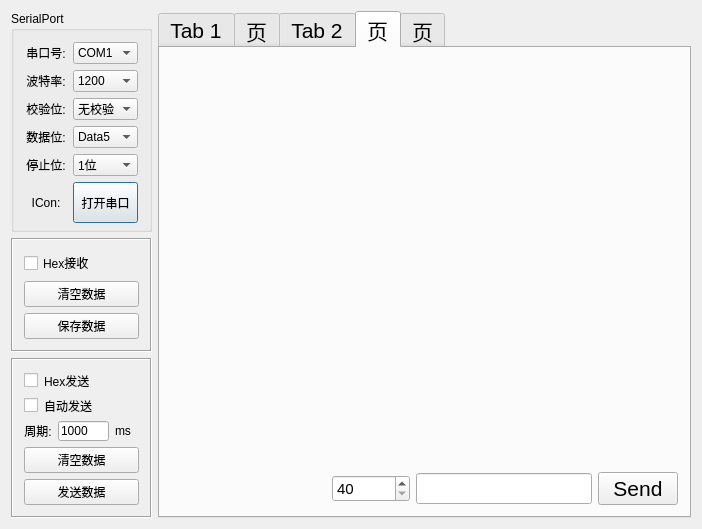
<?xml version="1.0" encoding="UTF-8"?>
<ui version="4.0">
 <class>MyWidget</class>
 <widget class="QWidget" name="MyWidget">
  <property name="geometry">
   <rect>
    <x>0</x>
    <y>0</y>
    <width>702</width>
    <height>473</height>
   </rect>
  </property>
  <property name="windowTitle">
   <string>MyWidget</string>
  </property>
  <property name="inputMethodHints">
   <set>Qt::ImhNone</set>
  </property>
  <layout class="QGridLayout" name="gridLayout_7">
   <item row="1" column="0">
    <spacer name="verticalSpacer">
     <property name="orientation">
      <enum>Qt::Vertical</enum>
     </property>
     <property name="sizeHint" stdset="0">
      <size>
       <width>20</width>
       <height>40</height>
      </size>
     </property>
    </spacer>
   </item>
   <item row="0" column="0">
    <widget class="QGroupBox" name="SerialPort">
     <property name="minimumSize">
      <size>
       <width>141</width>
       <height>0</height>
      </size>
     </property>
     <property name="maximumSize">
      <size>
       <width>141</width>
       <height>221</height>
      </size>
     </property>
     <property name="title">
      <string>SerialPort</string>
     </property>
     <layout class="QGridLayout" name="gridLayout_3">
      <item row="2" column="1">
       <widget class="QComboBox" name="comboBox_parity">
        <item>
         <property name="text">
          <string>无校验</string>
         </property>
        </item>
        <item>
         <property name="text">
          <string>奇校验</string>
         </property>
        </item>
        <item>
         <property name="text">
          <string>偶校验</string>
         </property>
        </item>
        <item>
         <property name="text">
          <string>1校验</string>
         </property>
        </item>
        <item>
         <property name="text">
          <string>0校验</string>
         </property>
        </item>
       </widget>
      </item>
      <item row="3" column="1">
       <widget class="QComboBox" name="comboBox_databit">
        <item>
         <property name="text">
          <string>Data5</string>
         </property>
        </item>
        <item>
         <property name="text">
          <string>Data6</string>
         </property>
        </item>
        <item>
         <property name="text">
          <string>Data7</string>
         </property>
        </item>
        <item>
         <property name="text">
          <string>Data8</string>
         </property>
        </item>
       </widget>
      </item>
      <item row="5" column="1">
       <widget class="QPushButton" name="pushButton_switch">
        <property name="minimumSize">
         <size>
          <width>0</width>
          <height>41</height>
         </size>
        </property>
        <property name="text">
         <string>打开串口</string>
        </property>
        <property name="autoDefault">
         <bool>false</bool>
        </property>
        <property name="default">
         <bool>true</bool>
        </property>
        <property name="flat">
         <bool>false</bool>
        </property>
       </widget>
      </item>
      <item row="4" column="1">
       <widget class="QComboBox" name="comboBox_stopbit">
        <item>
         <property name="text">
          <string>1位</string>
         </property>
        </item>
        <item>
         <property name="text">
          <string>1.5位</string>
         </property>
        </item>
        <item>
         <property name="text">
          <string>2位</string>
         </property>
        </item>
       </widget>
      </item>
      <item row="1" column="1">
       <widget class="QComboBox" name="comboBox_baud">
        <item>
         <property name="text">
          <string>1200</string>
         </property>
        </item>
        <item>
         <property name="text">
          <string>2400</string>
         </property>
        </item>
        <item>
         <property name="text">
          <string>4800</string>
         </property>
        </item>
        <item>
         <property name="text">
          <string>9600</string>
         </property>
        </item>
        <item>
         <property name="text">
          <string>19200</string>
         </property>
        </item>
       </widget>
      </item>
      <item row="2" column="0">
       <widget class="QLabel" name="label_parity">
        <property name="text">
         <string>校验位:</string>
        </property>
        <property name="alignment">
         <set>Qt::AlignCenter</set>
        </property>
       </widget>
      </item>
      <item row="5" column="0">
       <widget class="IconButton" name="label_switchicon">
        <property name="minimumSize">
         <size>
          <width>42</width>
          <height>41</height>
         </size>
        </property>
        <property name="maximumSize">
         <size>
          <width>42</width>
          <height>41</height>
         </size>
        </property>
        <property name="text">
         <string>ICon:</string>
        </property>
        <property name="alignment">
         <set>Qt::AlignCenter</set>
        </property>
       </widget>
      </item>
      <item row="3" column="0">
       <widget class="QLabel" name="label_databit">
        <property name="text">
         <string>数据位:</string>
        </property>
        <property name="alignment">
         <set>Qt::AlignCenter</set>
        </property>
       </widget>
      </item>
      <item row="4" column="0">
       <widget class="QLabel" name="label_stopbit">
        <property name="text">
         <string>停止位:</string>
        </property>
        <property name="alignment">
         <set>Qt::AlignCenter</set>
        </property>
       </widget>
      </item>
      <item row="0" column="1">
       <widget class="QComboBox" name="comboBox_com">
        <item>
         <property name="text">
          <string>COM1</string>
         </property>
        </item>
        <item>
         <property name="text">
          <string>COM2</string>
         </property>
        </item>
        <item>
         <property name="text">
          <string>COM3</string>
         </property>
        </item>
        <item>
         <property name="text">
          <string>COM4</string>
         </property>
        </item>
       </widget>
      </item>
      <item row="1" column="0">
       <widget class="QLabel" name="label_baund">
        <property name="text">
         <string>波特率:</string>
        </property>
        <property name="alignment">
         <set>Qt::AlignCenter</set>
        </property>
       </widget>
      </item>
      <item row="0" column="0">
       <widget class="QLabel" name="label_com">
        <property name="text">
         <string>串口号:</string>
        </property>
        <property name="alignment">
         <set>Qt::AlignCenter</set>
        </property>
       </widget>
      </item>
     </layout>
    </widget>
   </item>
   <item row="3" column="0">
    <widget class="QFrame" name="frame_send">
     <property name="maximumSize">
      <size>
       <width>141</width>
       <height>16777215</height>
      </size>
     </property>
     <property name="mouseTracking">
      <bool>false</bool>
     </property>
     <property name="focusPolicy">
      <enum>Qt::NoFocus</enum>
     </property>
     <property name="autoFillBackground">
      <bool>false</bool>
     </property>
     <property name="styleSheet">
      <string notr="true">border-color: rgb(85, 255, 0);</string>
     </property>
     <property name="frameShape">
      <enum>QFrame::Box</enum>
     </property>
     <property name="frameShadow">
      <enum>QFrame::Sunken</enum>
     </property>
     <layout class="QGridLayout" name="gridLayout_4">
      <item row="2" column="0">
       <widget class="QLabel" name="label_autosendtime">
        <property name="text">
         <string>周期:</string>
        </property>
        <property name="alignment">
         <set>Qt::AlignCenter</set>
        </property>
       </widget>
      </item>
      <item row="2" column="1">
       <widget class="QLineEdit" name="lineEdit_autosendtime">
        <property name="minimumSize">
         <size>
          <width>51</width>
          <height>20</height>
         </size>
        </property>
        <property name="maximumSize">
         <size>
          <width>0</width>
          <height>20</height>
         </size>
        </property>
        <property name="inputMethodHints">
         <set>Qt::ImhNone</set>
        </property>
        <property name="text">
         <string>1000</string>
        </property>
        <property name="maxLength">
         <number>4</number>
        </property>
        <property name="echoMode">
         <enum>QLineEdit::Normal</enum>
        </property>
        <property name="cursorPosition">
         <number>4</number>
        </property>
       </widget>
      </item>
      <item row="1" column="0" colspan="2">
       <widget class="QCheckBox" name="checkBox_autosend">
        <property name="text">
         <string>自动发送</string>
        </property>
       </widget>
      </item>
      <item row="2" column="2">
       <widget class="QLabel" name="label_ms">
        <property name="text">
         <string>ms</string>
        </property>
       </widget>
      </item>
      <item row="3" column="0" colspan="3">
       <widget class="QPushButton" name="pushButton_clearsenddata">
        <property name="text">
         <string>清空数据</string>
        </property>
       </widget>
      </item>
      <item row="4" column="0" colspan="3">
       <widget class="QPushButton" name="pushButton_sendonce">
        <property name="text">
         <string>发送数据</string>
        </property>
       </widget>
      </item>
      <item row="0" column="0" colspan="2">
       <widget class="QCheckBox" name="checkBox_hexsend">
        <property name="text">
         <string>Hex发送</string>
        </property>
       </widget>
      </item>
     </layout>
    </widget>
   </item>
   <item row="2" column="0">
    <widget class="QFrame" name="frame_received">
     <property name="minimumSize">
      <size>
       <width>141</width>
       <height>0</height>
      </size>
     </property>
     <property name="maximumSize">
      <size>
       <width>141</width>
       <height>16777215</height>
      </size>
     </property>
     <property name="frameShape">
      <enum>QFrame::Box</enum>
     </property>
     <property name="frameShadow">
      <enum>QFrame::Sunken</enum>
     </property>
     <layout class="QGridLayout" name="gridLayout_5">
      <item row="2" column="0">
       <widget class="QPushButton" name="pushButton_savereceivedata">
        <property name="text">
         <string>保存数据</string>
        </property>
       </widget>
      </item>
      <item row="1" column="0">
       <widget class="QPushButton" name="pushButton_clearreceivedata">
        <property name="text">
         <string>清空数据</string>
        </property>
        <property name="checkable">
         <bool>false</bool>
        </property>
       </widget>
      </item>
      <item row="0" column="0">
       <widget class="QCheckBox" name="checkBox_hexreceive">
        <property name="text">
         <string>Hex接收</string>
        </property>
       </widget>
      </item>
     </layout>
    </widget>
   </item>
   <item row="0" column="1" rowspan="4">
    <widget class="QTabWidget" name="tabWidget">
     <property name="enabled">
      <bool>true</bool>
     </property>
     <property name="font">
      <font>
       <pointsize>16</pointsize>
      </font>
     </property>
     <property name="focusPolicy">
      <enum>Qt::WheelFocus</enum>
     </property>
     <property name="currentIndex">
      <number>3</number>
     </property>
     <widget class="QWidget" name="tab">
      <attribute name="title">
       <string>Tab 1</string>
      </attribute>
      <layout class="QGridLayout" name="gridLayout_8">
       <item row="2" column="0">
        <spacer name="horizontalSpacer">
         <property name="orientation">
          <enum>Qt::Horizontal</enum>
         </property>
         <property name="sizeHint" stdset="0">
          <size>
           <width>40</width>
           <height>20</height>
          </size>
         </property>
        </spacer>
       </item>
       <item row="2" column="4">
        <widget class="QLineEdit" name="lineEdit_TX">
         <property name="minimumSize">
          <size>
           <width>51</width>
           <height>20</height>
          </size>
         </property>
         <property name="maximumSize">
          <size>
           <width>0</width>
           <height>20</height>
          </size>
         </property>
         <property name="font">
          <font>
           <pointsize>12</pointsize>
          </font>
         </property>
         <property name="inputMethodHints">
          <set>Qt::ImhNone</set>
         </property>
         <property name="text">
          <string>0</string>
         </property>
         <property name="maxLength">
          <number>9</number>
         </property>
         <property name="echoMode">
          <enum>QLineEdit::Normal</enum>
         </property>
         <property name="cursorPosition">
          <number>1</number>
         </property>
         <property name="alignment">
          <set>Qt::AlignCenter</set>
         </property>
         <property name="readOnly">
          <bool>true</bool>
         </property>
        </widget>
       </item>
       <item row="2" column="1">
        <widget class="QLabel" name="labelRX">
         <property name="font">
          <font>
           <pointsize>12</pointsize>
          </font>
         </property>
         <property name="text">
          <string>RX:</string>
         </property>
        </widget>
       </item>
       <item row="2" column="2">
        <widget class="QLineEdit" name="lineEditRX">
         <property name="minimumSize">
          <size>
           <width>51</width>
           <height>20</height>
          </size>
         </property>
         <property name="maximumSize">
          <size>
           <width>0</width>
           <height>20</height>
          </size>
         </property>
         <property name="font">
          <font>
           <pointsize>12</pointsize>
          </font>
         </property>
         <property name="inputMethodHints">
          <set>Qt::ImhNone</set>
         </property>
         <property name="text">
          <string>0</string>
         </property>
         <property name="maxLength">
          <number>10</number>
         </property>
         <property name="frame">
          <bool>true</bool>
         </property>
         <property name="echoMode">
          <enum>QLineEdit::Normal</enum>
         </property>
         <property name="cursorPosition">
          <number>1</number>
         </property>
         <property name="alignment">
          <set>Qt::AlignCenter</set>
         </property>
         <property name="readOnly">
          <bool>true</bool>
         </property>
        </widget>
       </item>
       <item row="2" column="3">
        <widget class="QLabel" name="labelTX">
         <property name="font">
          <font>
           <pointsize>12</pointsize>
          </font>
         </property>
         <property name="text">
          <string>TX:</string>
         </property>
        </widget>
       </item>
       <item row="1" column="0" colspan="6">
        <widget class="QGroupBox" name="sendbuf">
         <property name="maximumSize">
          <size>
           <width>10000</width>
           <height>131</height>
          </size>
         </property>
         <property name="font">
          <font>
           <pointsize>11</pointsize>
           <weight>50</weight>
           <bold>false</bold>
          </font>
         </property>
         <property name="title">
          <string>Send Buf</string>
         </property>
         <layout class="QGridLayout" name="gridLayout_2">
          <item row="0" column="0" colspan="4">
           <widget class="QTextEdit" name="textEdit_senddata">
            <property name="frameShape">
             <enum>QFrame::WinPanel</enum>
            </property>
            <property name="verticalScrollBarPolicy">
             <enum>Qt::ScrollBarAlwaysOn</enum>
            </property>
           </widget>
          </item>
         </layout>
        </widget>
       </item>
       <item row="0" column="0" colspan="6">
        <widget class="QGroupBox" name="receivebuf">
         <property name="font">
          <font>
           <pointsize>11</pointsize>
           <weight>50</weight>
           <bold>false</bold>
          </font>
         </property>
         <property name="title">
          <string>Receive Buf</string>
         </property>
         <layout class="QGridLayout" name="gridLayout">
          <item row="0" column="0" colspan="2">
           <widget class="QPlainTextEdit" name="textEdit_printdata">
            <property name="focusPolicy">
             <enum>Qt::WheelFocus</enum>
            </property>
            <property name="frameShape">
             <enum>QFrame::WinPanel</enum>
            </property>
            <property name="frameShadow">
             <enum>QFrame::Sunken</enum>
            </property>
            <property name="verticalScrollBarPolicy">
             <enum>Qt::ScrollBarAlwaysOn</enum>
            </property>
           </widget>
          </item>
         </layout>
        </widget>
       </item>
       <item row="2" column="5">
        <widget class="QPushButton" name="pushButton_clear">
         <property name="maximumSize">
          <size>
           <width>50</width>
           <height>16777215</height>
          </size>
         </property>
         <property name="font">
          <font>
           <pointsize>11</pointsize>
          </font>
         </property>
         <property name="text">
          <string>clear</string>
         </property>
        </widget>
       </item>
      </layout>
     </widget>
     <widget class="QWidget" name="tab_5">
      <attribute name="title">
       <string>页</string>
      </attribute>
      <layout class="QVBoxLayout" name="verticalLayout">
       <item>
        <widget class="QFrame" name="frame_3">
         <property name="frameShape">
          <enum>QFrame::WinPanel</enum>
         </property>
         <property name="frameShadow">
          <enum>QFrame::Sunken</enum>
         </property>
         <property name="lineWidth">
          <number>2</number>
         </property>
         <layout class="QGridLayout" name="gridLayout_10">
          <item row="1" column="1">
           <widget class="QPushButton" name="pushButton_sendchat">
            <property name="minimumSize">
             <size>
              <width>0</width>
              <height>51</height>
             </size>
            </property>
            <property name="text">
             <string>Send</string>
            </property>
           </widget>
          </item>
          <item row="1" column="0">
           <widget class="QTextEdit" name="textEdit_chatsendbuf">
            <property name="maximumSize">
             <size>
              <width>16777215</width>
              <height>71</height>
             </size>
            </property>
           </widget>
          </item>
          <item row="0" column="0" colspan="2">
           <widget class="QTextEdit" name="textEdit_chatshow">
            <property name="html">
             <string>&lt;!DOCTYPE HTML PUBLIC &quot;-//W3C//DTD HTML 4.0//EN&quot; &quot;http://www.w3.org/TR/REC-html40/strict.dtd&quot;&gt;
&lt;html&gt;&lt;head&gt;&lt;meta name=&quot;qrichtext&quot; content=&quot;1&quot; /&gt;&lt;title&gt;my&lt;/title&gt;&lt;style type=&quot;text/css&quot;&gt;
p, li { white-space: pre-wrap; }
&lt;/style&gt;&lt;/head&gt;&lt;body style=&quot; font-family:'SimSun'; font-size:16pt; font-weight:400; font-style:normal;&quot;&gt;
&lt;p align=&quot;center&quot; style=&quot; margin-top:18px; margin-bottom:12px; margin-left:0px; margin-right:0px; -qt-block-indent:0; text-indent:0px;&quot;&gt;&lt;span style=&quot; font-size:12pt; font-weight:600;&quot;&gt;终端模式&lt;/span&gt;&lt;span style=&quot; font-size:12pt;&quot;&gt;	&lt;/span&gt;&lt;/p&gt;
&lt;p style=&quot; margin-top:12px; margin-bottom:12px; margin-left:0px; margin-right:0px; -qt-block-indent:0; text-indent:0px;&quot;&gt;&lt;span style=&quot; font-size:12pt; color:#23719c;&quot;&gt;欢迎使用...&lt;/span&gt;&lt;/p&gt;&lt;/body&gt;&lt;/html&gt;</string>
            </property>
           </widget>
          </item>
         </layout>
        </widget>
       </item>
      </layout>
     </widget>
     <widget class="QWidget" name="tab_2">
      <attribute name="title">
       <string>Tab 2</string>
      </attribute>
      <layout class="QVBoxLayout" name="verticalLayout_2">
       <item>
        <widget class="QLCDNumber" name="lcdNumber">
         <property name="frameShape">
          <enum>QFrame::Box</enum>
         </property>
         <property name="smallDecimalPoint">
          <bool>false</bool>
         </property>
         <property name="mode">
          <enum>QLCDNumber::Dec</enum>
         </property>
         <property name="segmentStyle">
          <enum>QLCDNumber::Filled</enum>
         </property>
        </widget>
       </item>
       <item>
        <widget class="QDial" name="dial">
         <property name="wrapping">
          <bool>false</bool>
         </property>
         <property name="notchTarget">
          <double>1.000000000000000</double>
         </property>
         <property name="notchesVisible">
          <bool>true</bool>
         </property>
        </widget>
       </item>
      </layout>
     </widget>
     <widget class="QWidget" name="tab_3">
      <property name="enabled">
       <bool>true</bool>
      </property>
      <attribute name="title">
       <string>页</string>
      </attribute>
      <layout class="QGridLayout" name="gridLayout_9">
       <item row="0" column="0" colspan="4">
        <widget class="QCustomPlot" name="customplot" native="true"/>
       </item>
       <item row="1" column="0">
        <spacer name="horizontalSpacer_2">
         <property name="orientation">
          <enum>Qt::Horizontal</enum>
         </property>
         <property name="sizeHint" stdset="0">
          <size>
           <width>40</width>
           <height>20</height>
          </size>
         </property>
        </spacer>
       </item>
       <item row="1" column="1">
        <widget class="QSpinBox" name="spinBoxpointnumber">
         <property name="font">
          <font>
           <pointsize>11</pointsize>
          </font>
         </property>
         <property name="minimum">
          <number>40</number>
         </property>
         <property name="maximum">
          <number>1000000</number>
         </property>
         <property name="singleStep">
          <number>10</number>
         </property>
         <property name="value">
          <number>40</number>
         </property>
        </widget>
       </item>
       <item row="1" column="2">
        <widget class="QLineEdit" name="tab_3texteditsenddata">
         <property name="font">
          <font>
           <pointsize>14</pointsize>
          </font>
         </property>
        </widget>
       </item>
       <item row="1" column="3">
        <widget class="QPushButton" name="tab_3pushbuttonsend">
         <property name="text">
          <string>Send</string>
         </property>
        </widget>
       </item>
      </layout>
     </widget>
     <widget class="QWidget" name="tab_4">
      <property name="enabled">
       <bool>true</bool>
      </property>
      <attribute name="title">
       <string>页</string>
      </attribute>
      <layout class="QGridLayout" name="gridLayout_6">
       <item row="1" column="1">
        <widget class="QTextBrowser" name="textBrowser_hello">
         <property name="html">
          <string>&lt;!DOCTYPE HTML PUBLIC &quot;-//W3C//DTD HTML 4.0//EN&quot; &quot;http://www.w3.org/TR/REC-html40/strict.dtd&quot;&gt;
&lt;html&gt;&lt;head&gt;&lt;meta name=&quot;qrichtext&quot; content=&quot;1&quot; /&gt;&lt;style type=&quot;text/css&quot;&gt;
p, li { white-space: pre-wrap; }
&lt;/style&gt;&lt;/head&gt;&lt;body style=&quot; font-family:'SimSun'; font-size:16pt; font-weight:400; font-style:normal;&quot;&gt;
&lt;p align=&quot;center&quot; style=&quot; margin-top:12px; margin-bottom:12px; margin-left:0px; margin-right:0px; -qt-block-indent:0; text-indent:0px;&quot;&gt;&lt;span style=&quot; font-size:18pt; font-weight:600;&quot;&gt;欢迎&lt;/span&gt;&lt;/p&gt;
&lt;p style=&quot; margin-top:12px; margin-bottom:12px; margin-left:0px; margin-right:0px; -qt-block-indent:0; text-indent:0px;&quot;&gt;&lt;span style=&quot; font-size:14pt;&quot;&gt;    首先感谢你是用我的软件,如有问题请发送邮件到2251597151@qq.com,如有雷同,算我抄你.&lt;/span&gt;&lt;/p&gt;
&lt;p align=&quot;right&quot; style=&quot;-qt-paragraph-type:empty; margin-top:12px; margin-bottom:12px; margin-left:0px; margin-right:0px; -qt-block-indent:0; text-indent:0px; font-size:9pt;&quot;&gt;&lt;br /&gt;&lt;/p&gt;&lt;/body&gt;&lt;/html&gt;</string>
         </property>
        </widget>
       </item>
       <item row="1" column="0">
        <spacer name="horizontalSpacer_7">
         <property name="orientation">
          <enum>Qt::Horizontal</enum>
         </property>
         <property name="sizeHint" stdset="0">
          <size>
           <width>40</width>
           <height>20</height>
          </size>
         </property>
        </spacer>
       </item>
       <item row="2" column="1">
        <spacer name="verticalSpacer_3">
         <property name="orientation">
          <enum>Qt::Vertical</enum>
         </property>
         <property name="sizeHint" stdset="0">
          <size>
           <width>20</width>
           <height>40</height>
          </size>
         </property>
        </spacer>
       </item>
       <item row="0" column="1">
        <spacer name="verticalSpacer_2">
         <property name="orientation">
          <enum>Qt::Vertical</enum>
         </property>
         <property name="sizeHint" stdset="0">
          <size>
           <width>20</width>
           <height>40</height>
          </size>
         </property>
        </spacer>
       </item>
       <item row="1" column="2">
        <spacer name="horizontalSpacer_8">
         <property name="orientation">
          <enum>Qt::Horizontal</enum>
         </property>
         <property name="sizeHint" stdset="0">
          <size>
           <width>40</width>
           <height>20</height>
          </size>
         </property>
        </spacer>
       </item>
      </layout>
     </widget>
    </widget>
   </item>
  </layout>
 </widget>
 <layoutdefault spacing="6" margin="11"/>
 <customwidgets>
  <customwidget>
   <class>IconButton</class>
   <extends>QLabel</extends>
   <header>iconbutton.h</header>
  </customwidget>
  <customwidget>
   <class>QCustomPlot</class>
   <extends>QWidget</extends>
   <header location="global">qcustomplot.h</header>
   <container>1</container>
  </customwidget>
 </customwidgets>
 <resources/>
 <connections>
  <connection>
   <sender>dial</sender>
   <signal>valueChanged(int)</signal>
   <receiver>lcdNumber</receiver>
   <slot>display(int)</slot>
   <hints>
    <hint type="sourcelabel">
     <x>336</x>
     <y>272</y>
    </hint>
    <hint type="destinationlabel">
     <x>357</x>
     <y>133</y>
    </hint>
   </hints>
  </connection>
  <connection>
   <sender>pushButton_clearsenddata</sender>
   <signal>clicked()</signal>
   <receiver>textEdit_senddata</receiver>
   <slot>clear()</slot>
   <hints>
    <hint type="sourcelabel">
     <x>52</x>
     <y>410</y>
    </hint>
    <hint type="destinationlabel">
     <x>281</x>
     <y>355</y>
    </hint>
   </hints>
  </connection>
  <connection>
   <sender>pushButton_clearreceivedata</sender>
   <signal>clicked()</signal>
   <receiver>textEdit_printdata</receiver>
   <slot>clear()</slot>
   <hints>
    <hint type="sourcelabel">
     <x>100</x>
     <y>266</y>
    </hint>
    <hint type="destinationlabel">
     <x>221</x>
     <y>202</y>
    </hint>
   </hints>
  </connection>
 </connections>
</ui>
